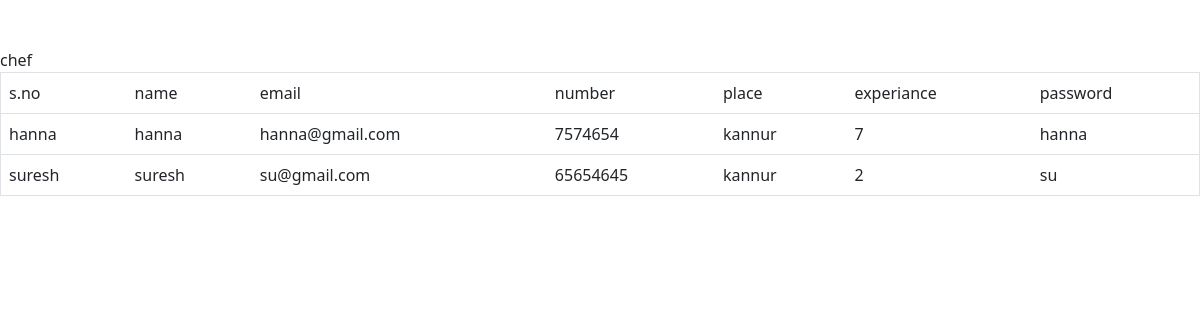
The app's page /adminapprovedstaff with its own data.
### hoteltacos/models.py (models this page shows)
class staff(models.Model):
    user=models.ForeignKey(User, on_delete=models.CASCADE)
    name=models.CharField(max_length=20)
    email=models.EmailField(max_length=20)
    number=models.CharField(max_length=20)
    place=models.CharField(max_length=20)
    experiance=models.CharField(max_length=20)
    password=models.CharField(max_length=20)
    cpassword=models.CharField(max_length=20)
    role=models.CharField(max_length=10)
    status=models.CharField(max_length=10)
    def __str__(self):
        return self.name

### hoteltacos/views.py (the view)
# urls.py: path("adminapprovedstaff", views.adminapprovedstaff,name='adminapprovedstaff'),
def adminapprovedstaff(request):
    data=staff.objects.all()
    return render(request,'viewapprovedstaff.html',{'dt' :data})

### hoteltacos/templates/viewapprovedstaff.html (shortened to what this page needs)
<!DOCTYPE html>
<html lang="en">
<head>
    <link href="https://cdn.jsdelivr.net/npm/bootstrap@5.3.0-alpha1/dist/css/bootstrap.min.css" rel="stylesheet"
>
  <link rel="stylesheet" href="../static/style.css">
</head>
<body>
  <div class="conatainer-fluid">
    <div class="table-responsive table-bordered">
      <table class="table">
        <div class="container"><br><br>
          <td class="tdco">
            s.no
          </td>
          <td class="tdco">
            name
          </td>
          <td class="tdco">
            email
          </td>
          <td class="tdco">
           number
          </td>
          <td class="tdco">
            place
          </td>
          <td class="tdco">
            experiance
          </td>
          <td class="tdco">
            password
          </td>
<div class="stu">
          {% for i in dt %}
          {% if i.status == "1" %}
          <tr>
            <td class="tdco">
              {{i}}
            </td>
            <td class="tdco">
              {{i.name}}
            </td>
            <td class="tdco">
              {{i.email}}
            </td>
            <td class="tdco">
              {{i.number}}
            </td>
            <td class="tdco">
              {{i.place}}
            </td>
            <td class="tdco">
              {{i.experiance}}
            </td>
            <td class="tdco">
              {{i.password}}
            </td>
          </tr>
          {% endif %}
          {% endfor %}
        </div>
        </div>
      </table>
    </div>
   </div>
</body>
</html>

### hoteltacos/templates/viewapprovedstaff.html (style rules this page uses)
.tdco { color: black; }

### records on screen
staff: name "hanna", email "hanna@gmail.com", number "7574654", place "kannur", experiance "7", password "hanna"
staff: name "suresh", email "su@gmail.com", number "65654645", place "kannur", experiance "2", password "su"
